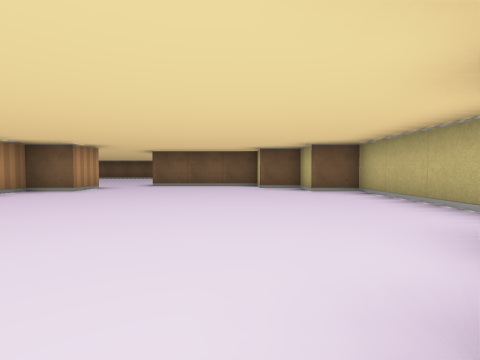
View 1 (above)

21 first-person views from a walk through a cub3D level. The camera is about half as high as the walls, tilts 2° down and sees 85° across. The floor is counted in squares. Each view is taken from the middle of a square. On the plan, view 1 faces up. The plan holds only what a view shows up to about 9 squares ahead; the rest is blank. The place goes on beyond the plan.

View 2
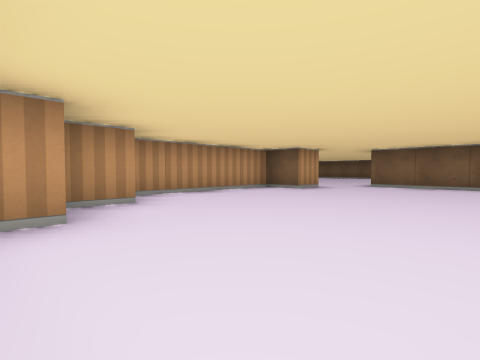

View 3
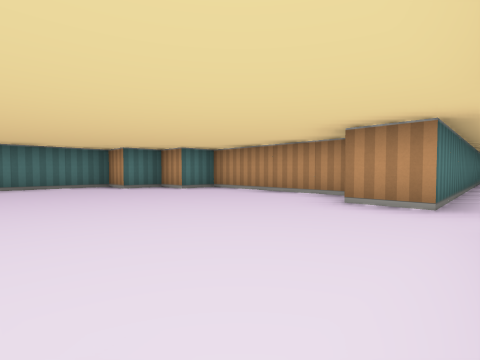

View 4
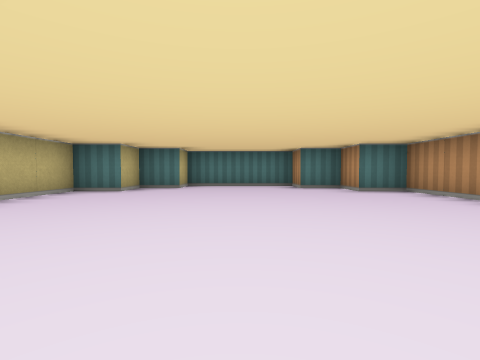

View 5
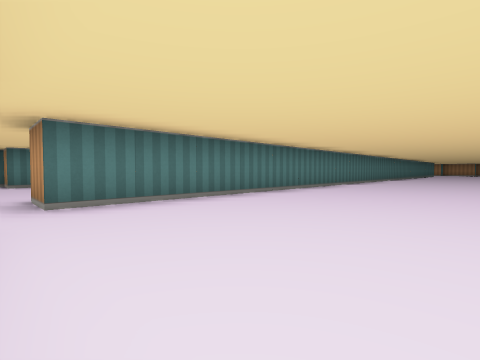

View 6
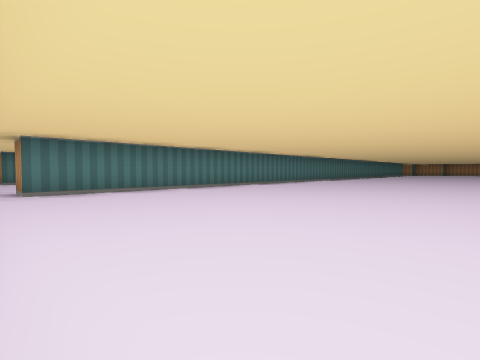

View 7
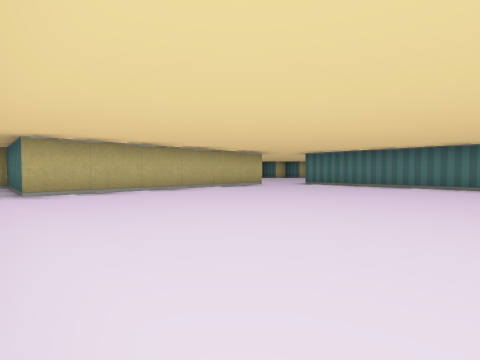

View 8
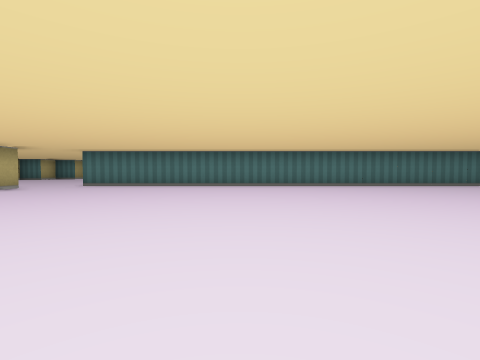

View 9
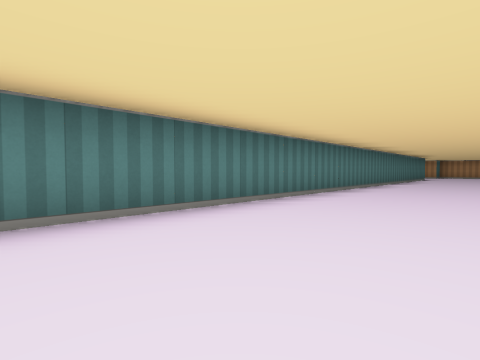

View 10
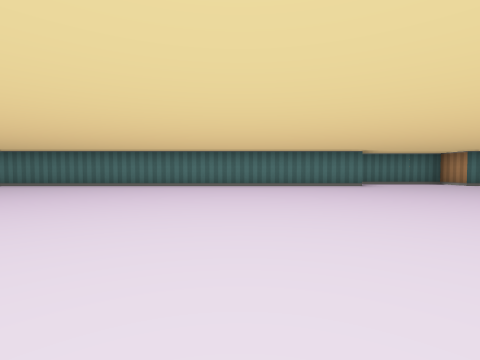

View 11
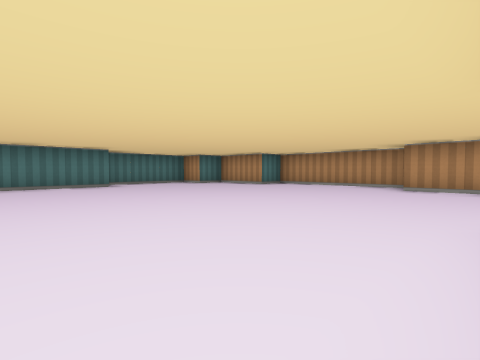

View 12
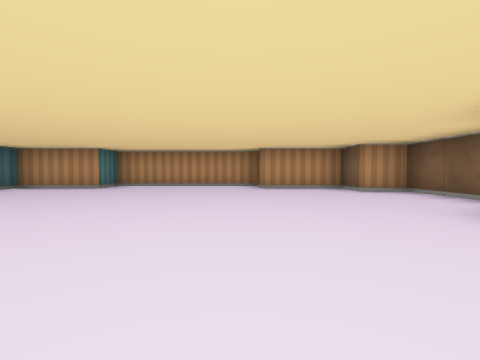

View 13
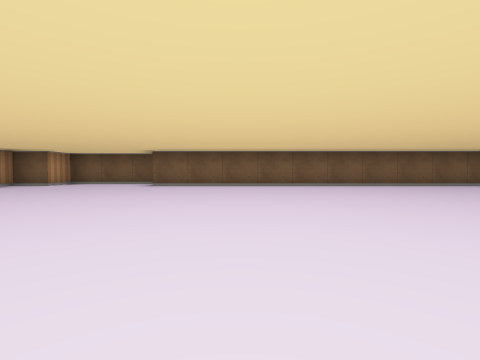

View 14
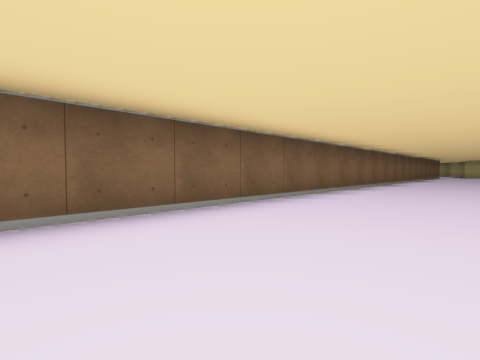

View 15
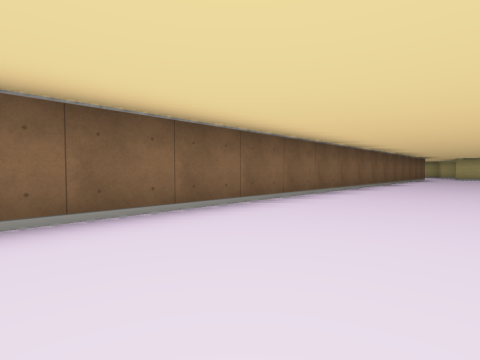

View 16
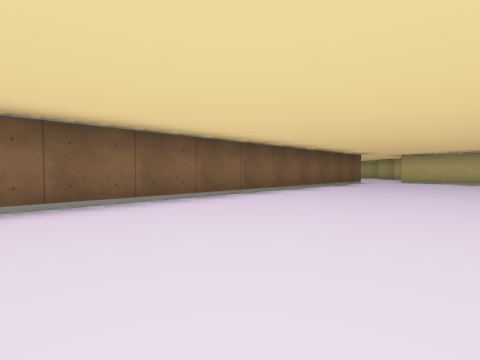

View 17
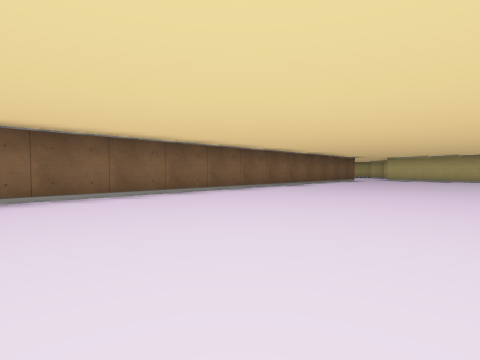

View 18
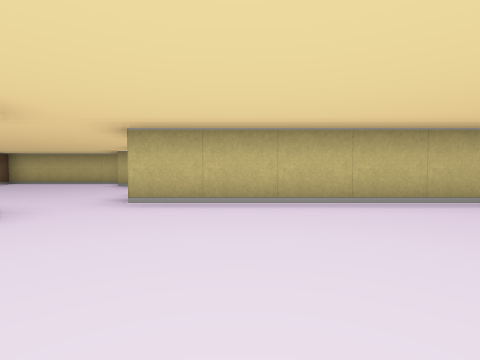

View 19
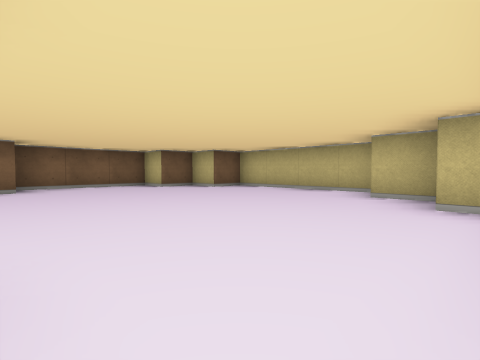

View 20
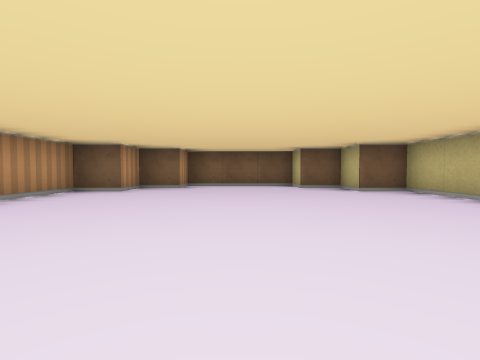

View 21
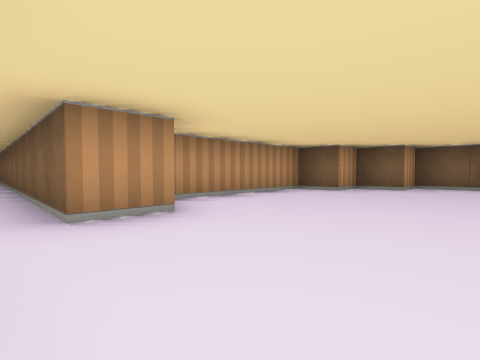

### Floor plan
Points are (right, up) in squares from view 1. A wall is a line through its corners. A room is listed if a view was taken in it or the views show most of it. See-through windows are left out.
Room 1 (views 1, 2, 3, 4)
walls: (-3.5, 6.5) (-3.5, 5.5) (-4.5, 5.5) (-4.5, 1.5) (-3.5, 1.5) (-3.5, 0.5) (-2.5, 0.5) (-2.5, -0.5) (0.5, -0.5) (0.5, 0.5) (1.5, 0.5) (1.5, 1.5) (2.5, 1.5) (2.5, 5.5) (1.5, 5.5) (1.5, 6.5) (0.5, 6.5) (0.5, 7.2); (0.6, 7.5) (-2.5, 7.5)
ways out: opening at (-3, 7) to room 2
Room 2 (views 5, 6, 7, 8, 9, 10, 11, 12, 13, 14, 15, 16, 17, 18)
walls: (-26.6, 6.5) (-3.5, 6.5); (-26.8, 15.5) (-29.5, 15.5) (-29.5, 14.5) (-30.5, 14.5) (-30.5, 12.5) (-31.5, 12.5) (-31.5, 8.5) (-30.5, 8.5) (-30.5, 6.5) (-29.5, 6.5) (-29.5, 5.5) (-26.8, 5.5); (-4.5, 14.5) (-26.5, 14.5); (-2.5, 7.5) (-2.5, 13.5)
ways out: opening at (-3, 7) to room 1; opening at (-3.5, 14) to room 3
Room 3 (views 19, 20, 21)
walls: (-3.5, 15.6) (-3.5, 14.5) (-4.5, 14.5); (1.5, 14.6) (1.5, 15.5); (2.5, 15.8) (2.5, 19.5) (1.5, 19.5) (1.5, 20.5) (0.5, 20.5) (0.5, 21.5) (-2.5, 21.5) (-2.5, 20.5) (-3.5, 20.5) (-3.5, 19.5) (-4.5, 19.5) (-4.5, 16); (-2.5, 13.5) (0.5, 13.5) (0.5, 14.5)
ways out: opening at (-3.5, 14) to room 2

Positions as (right, up) in squares from view 1, and headings:
1: (0, 0), facing up
2: (0, 0), facing up-left
3: (0, 7), facing down-left
4: (-1, 7), facing down
5: (-3, 10), facing down-left
6: (-3, 12), facing down-left
7: (-8, 14), facing down-right
8: (-8, 14), facing down
9: (-12, 9), facing down-left
10: (-23, 14), facing down
11: (-24, 14), facing down-left
12: (-24, 12), facing left
13: (-24, 7), facing up
14: (-22, 12), facing up-right
15: (-18, 12), facing up-right
16: (-13, 11), facing up-right
17: (-15, 10), facing up-right
18: (-6, 12), facing right
19: (-3, 14), facing up-right
20: (-1, 14), facing up
21: (-1, 14), facing up-left
